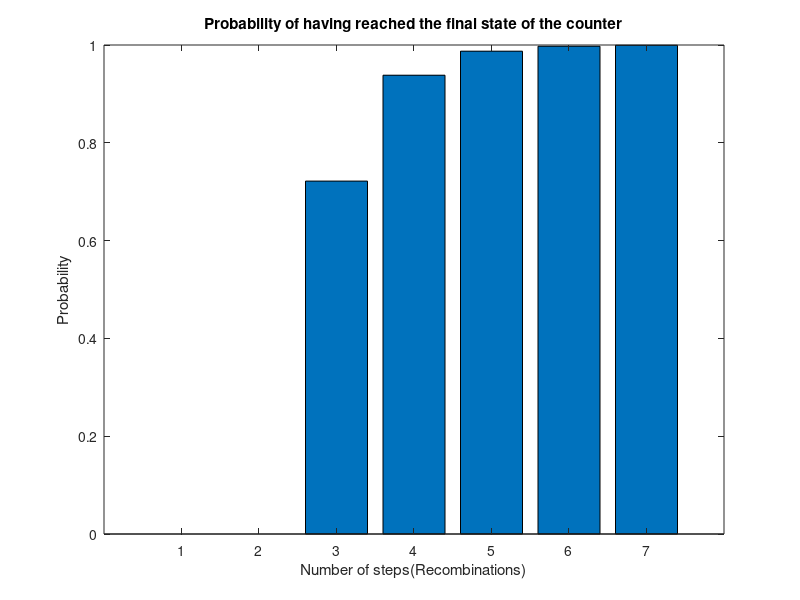
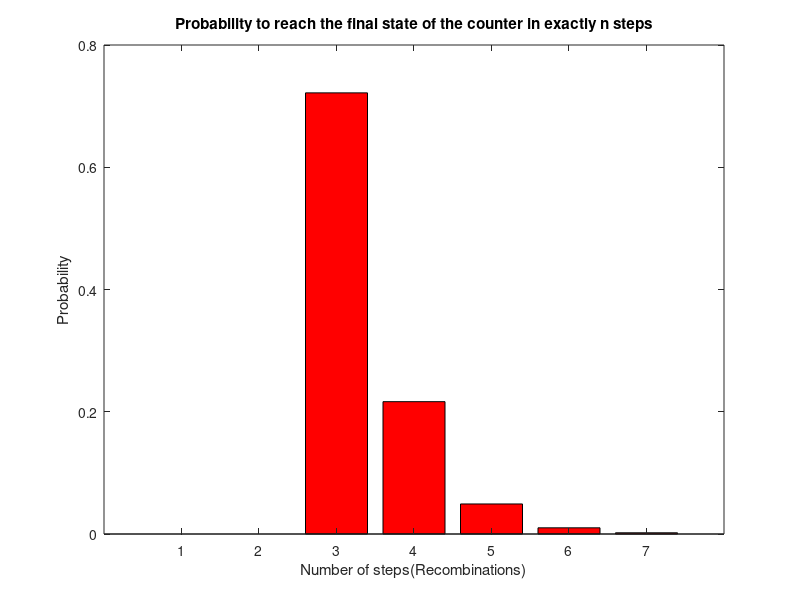

The MATLAB source for these figures, in order:
%3 recombinases case
r1 = 0.99; %1 Bxb1
r2 = 0.9;%0.9 TP901
r3 = 0.8;
r4 = 0.78;
t_recom = 20; %Approximate time of recombination in minutes, doubling time E.coli

n = 2; %n is equal the number of recombinases
%There will be 2^n -1 nodes/leaves in the tree
sequence = 1;

for i = 1:2^n -1
    for j = 1:n
        if mod(i,2^j)==2^(j-1)
            s1 = "r";
            s2 = int2str(j);
            s = strcat(s1,s2);
            if strcmp(s,"r1")
                k = r1;
            elseif strcmp(s,"r2")
                k = r2;
            elseif strcmp(s,"r3")
                k = r3;
            else
                k = r4;
            end
            break
        end
    end
sequence = [sequence k];
end
sequence(1) = [];


PM = zeros(2^n);
PM(2^n,2^n) = 1;
for i = 1:2^n - 1
    PM(i,i) = 1-sequence(i); %Fill Probability Matrix
    PM(i,i+1) = sequence(i);
end

%PM=[1-r1 r1 0 0 0 0 0 0;
    %0 1-r2 r2 0 0 0 0 0;
    %0 0 1-r1 r1 0 0 0 0;
    %0 0 0 1-r3 r3 0 0 0;
    %0 0 0 0 1-r1 r1 0 0;
    %0 0 0 0 0 1-r2 r2 0;
    %0 0 0 0 0 0 1-r1 r1;
    %0 0 0 0 0 0   0   1];%Probability Matrix
PM(3,3) = 0.19;
PM(3,4) = 0.81;
PM
vector = zeros(2^n,1);
vector(1,1) = 1;
f = transpose(PM)*vector;
prob = 0;
while f(end)<0.999
    f = transpose(PM)*f;
    prob = [prob f(end)];
end


rel_prob = prob(1);
current = 0;
for i=2:size(prob,2)
    current = prob(i)-prob(i-1);
    rel_prob = [rel_prob current];
end

x = 1:size(prob,2);
expected_value = x*transpose(rel_prob);
average_time_recombination = expected_value*t_recom;
output = ['The average recombination time is: ',num2str(average_time_recombination),' minutes'];
disp(output)


%M = [prob.',rel_prob.'];
%writematrix(M,'Resultados.xlsx','Sheet',3,'Range','A2')

figure(1)
bar(prob)
title('Probability of having reached the final state of the counter')
xlabel('Number of steps(Recombinations)') 
ylabel('Probability') 

figure(2)
bar(rel_prob,'r')
title('Probability to reach the final state of the counter in exactly n steps')
xlabel('Number of steps(Recombinations)') 
ylabel('Probability') 
    